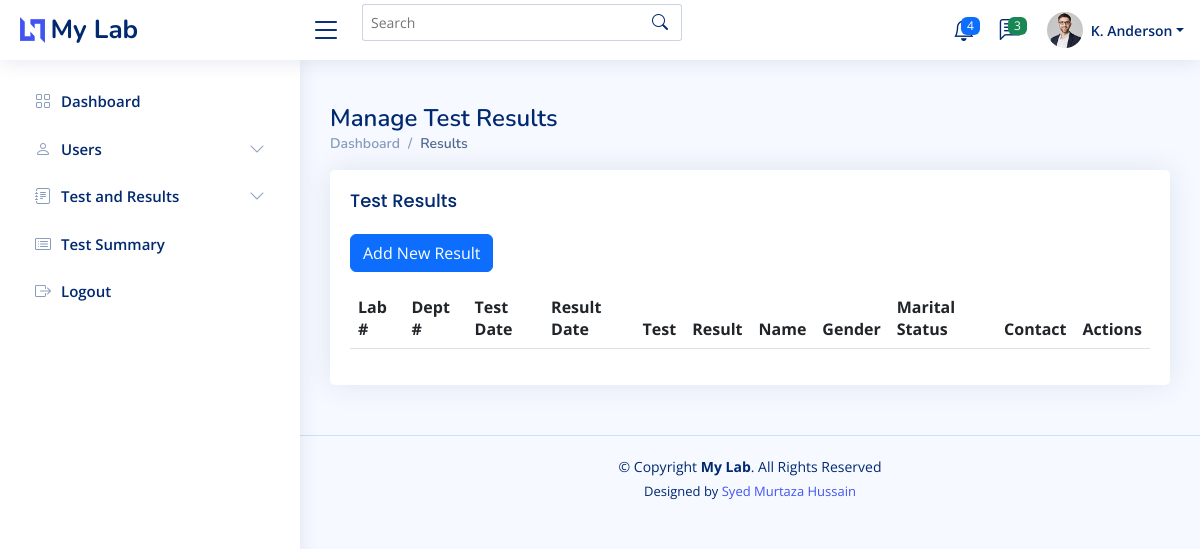
The page /results.php (signed in) on the database as committed earlier.
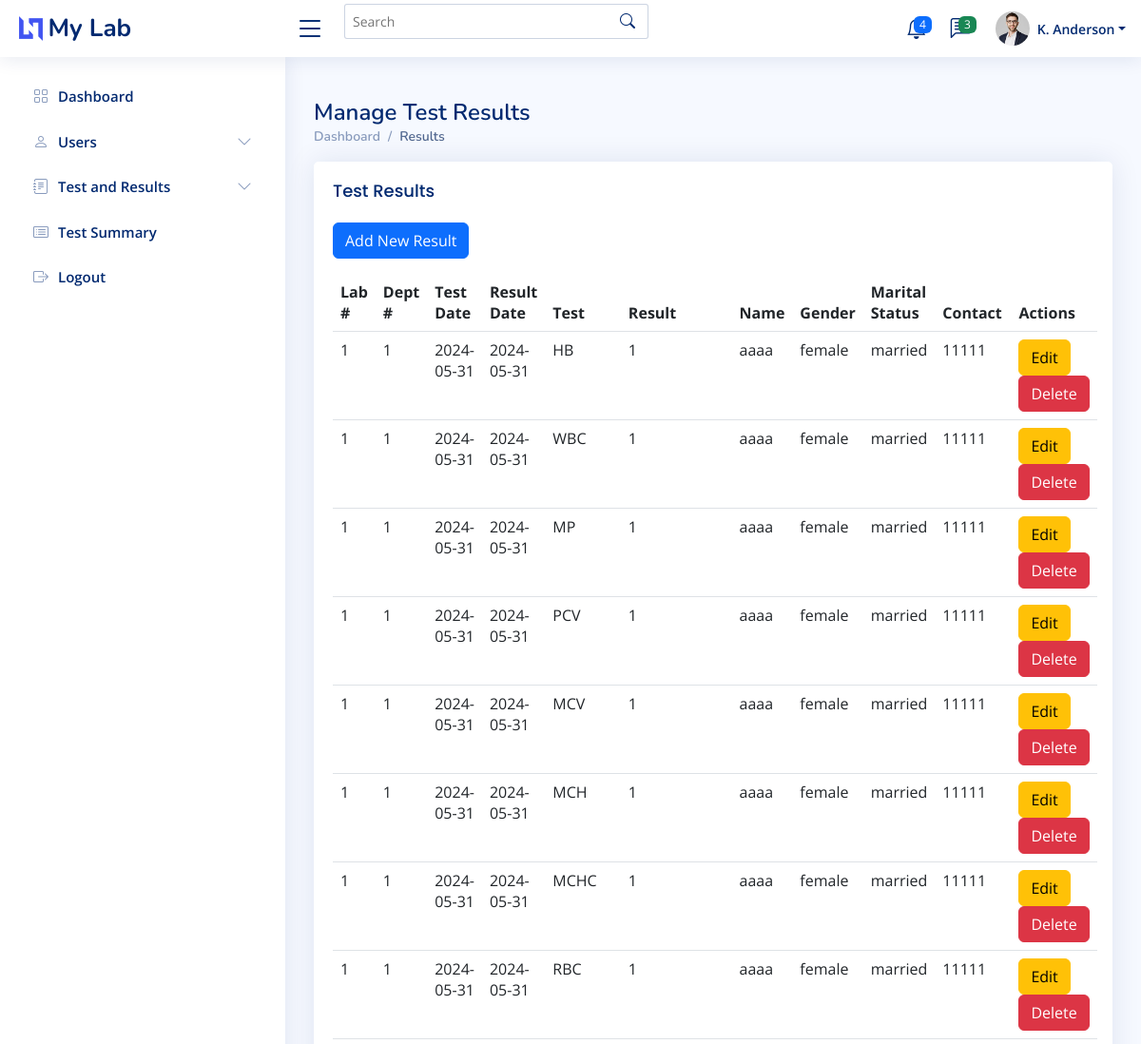
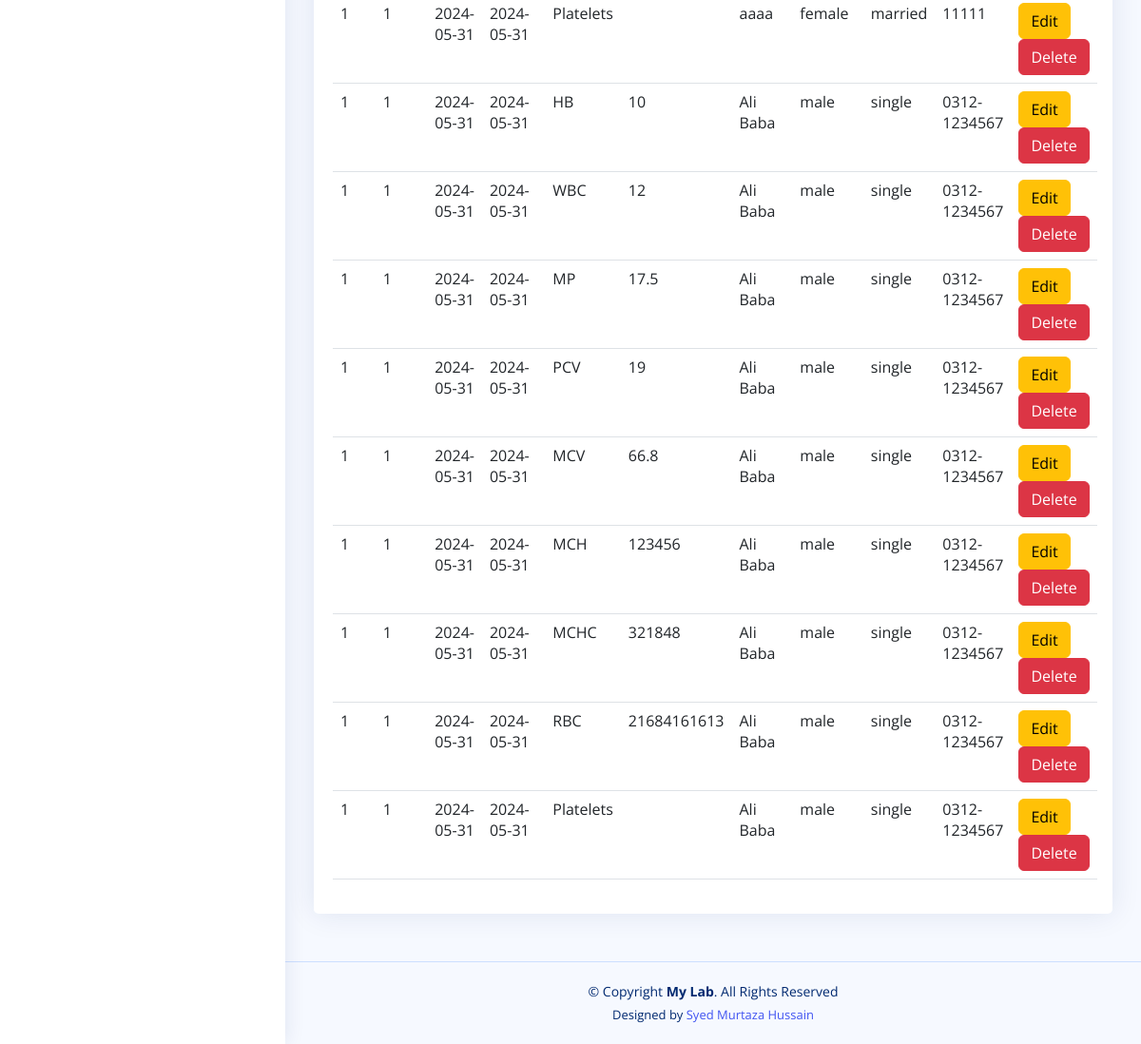
The same page on the database as committed later (2 pictures, top to bottom).
### tables this page shows
CREATE TABLE `persons` (
  `person_id` int(11) NOT NULL,
  `name` varchar(64) NOT NULL,
  `dob` date DEFAULT NULL,
  `age` decimal(10,0) NOT NULL,
  `contact` varchar(16) DEFAULT NULL,
  `gender_id` int(11) DEFAULT NULL,
  `ms_id` int(11) DEFAULT NULL,
  `role_id` int(11) DEFAULT NULL
);

CREATE TABLE `results` (
  `result_id` int(11) NOT NULL,
  `result_date` date DEFAULT NULL,
  `result_value` varchar(16) DEFAULT NULL,
  `test_id` int(11) DEFAULT NULL,
  `test_date` date DEFAULT NULL,
  `person_id` int(11) DEFAULT NULL,
  `lab_no` varchar(25) DEFAULT NULL,
  `dept_no` varchar(25) DEFAULT NULL,
  `ref_phy` varchar(25) DEFAULT NULL,
  `result_desc` text DEFAULT NULL
);

CREATE TABLE `tests` (
  `test_id` int(11) NOT NULL,
  `test_name` varchar(64) NOT NULL,
  `description` text DEFAULT NULL
);

CREATE TABLE `genders` (
  `gender_id` int(11) NOT NULL,
  `gender` varchar(16) NOT NULL
);

CREATE TABLE `maritial_statuses` (
  `ms_id` int(11) NOT NULL,
  `status` varchar(16) NOT NULL
);

### results.php (the view)
<?php
require('./include/header.php');
$sql_results = "SELECT * FROM `persons`
INNER JOIN `results` ON `persons`.person_id = `results`.person_id
INNER JOIN `tests` ON `tests`.test_id = `results`.test_id
LEFT JOIN `logins` ON `persons`.person_id = `logins`.person_id
LEFT JOIN `genders` ON `persons`.gender_id = `genders`.gender_id
LEFT JOIN `maritial_statuses` ON `persons`.ms_id = `maritial_statuses`.ms_id
";
$all_results = mysqli_query($conn, $sql_results);
?>
<main id="main" class="main">
    <div class="pagetitle">
        <h1>Manage Test Results</h1>
        <nav>
            <ol class="breadcrumb">
                <li class="breadcrumb-item"><a href="dashboard.php">Dashboard</a></li>
                <li class="breadcrumb-item active">Results</li>
            </ol>
        </nav>
    </div>
    <section class="section">
        <div class="row">
            <div class="col-lg-12">
                <div class="card">
                    <div class="card-body">
                        <h5 class="card-title">Test Results</h5>
                        <a href="addtestresult.php" class="btn btn-primary mb-3">Add New Result</a>
                        <table class="table">
                            <thead>
                                <tr>
                                    <th scope="col">Lab #</th>
                                    <th scope="col">Dept #</th>
                                    <th scope="col">Test Date</th>
                                    <th scope="col">Result Date</th>
                                    <th scope="col">Test</th>
                                    <th scope="col">Result</th>
                                    <th scope="col">Name</th>
                                    <th scope="col">Gender</th>
                                    <th scope="col">Marital Status</th>
                                    <th scope="col">Contact</th>
                                    <th scope="col">Actions</th>
                                </tr>
                            </thead>
                            <tbody>
                                <?php while ($result = mysqli_fetch_assoc($all_results)) { ?>
                                    <tr>
                                        <td><?php echo $result['lab_no']; ?></td>
                                        <td><?php echo $result['dept_no']; ?></td>
                                        <td><?php echo $result['test_date']; ?></td>
                                        <td><?php echo $result['result_date']; ?></td>
                                        <td><?php echo $result['test_name']; ?></td>
                                        <td><?php echo $result['result_value']; ?></td>
                                        <td><?php echo $result['name']; ?></td>
                                        <td><?php echo $result['gender']; ?></td>
                                        <td><?php echo $result['status']; ?></td>
                                        <td><?php echo $result['contact']; ?></td>
                                        <td>
                                            <a href="edittestresult.php?id=<?php echo $result['result_id']; ?>" class="btn btn-warning">Edit</a>
                                            <a href="deletetestresult.php?id=<?php echo $result['result_id']; ?>" class="btn btn-danger" onclick="return confirm('Are you sure you want to delete this record?')">Delete</a>
                                        </td>
                                    </tr>
                                <?php } ?>
                            </tbody>
                        </table>
                    </div>
                </div>
            </div>
        </div>
    </section>
</main>
<?php require('./include/footer.php'); ?>

### include/connection.php (shortened to what this page needs)
<?php
$database = "mylab_db";
echo "$database Connected successfully";
?>

### include/header.php (shortened to what this page needs)
<?php
require('./include/connection.php');
?>
<!DOCTYPE html>
<html lang="en">
<head>
  <link href="assets/vendor/bootstrap/css/bootstrap.min.css" rel="stylesheet">
  <link href="assets/vendor/bootstrap-icons/bootstrap-icons.css" rel="stylesheet">
  <link href="assets/vendor/boxicons/css/boxicons.min.css" rel="stylesheet">
  <link href="assets/vendor/quill/quill.snow.css" rel="stylesheet">
  <link href="assets/vendor/quill/quill.bubble.css" rel="stylesheet">
  <link href="assets/vendor/remixicon/remixicon.css" rel="stylesheet">
  <link href="assets/vendor/simple-datatables/style.css" rel="stylesheet">
  <link href="assets/css/style.css" rel="stylesheet">
</head>
<body>
  <header id="header" class="header fixed-top d-flex align-items-center">
    <div class="d-flex align-items-center justify-content-between">
      <a href="dashboard.php" class="logo d-flex align-items-center">
        <img src="assets/img/logo.png" alt="">
        <span class="d-none d-lg-block">My Lab</span>
      </a>
      <i class="bi bi-list toggle-sidebar-btn"></i>
    </div>
    <div class="search-bar">
      <form class="search-form d-flex align-items-center" method="POST" action="#">
        <input type="text" name="query" placeholder="Search" title="Enter search keyword">
        <button type="submit" title="Search"><i class="bi bi-search"></i></button>
      </form>
    </div>
    <nav class="header-nav ms-auto">
      <ul class="d-flex align-items-center">
        <li class="nav-item dropdown">
          <a class="nav-link nav-icon" href="#" data-bs-toggle="dropdown">
            <span class="badge bg-primary badge-number">4</span>
          </a>
        </li>
        <li class="nav-item dropdown">
          <a class="nav-link nav-icon" href="#" data-bs-toggle="dropdown">
            <span class="badge bg-success badge-number">3</span>
          </a>
        </li>
        <li class="nav-item dropdown pe-3">
          <a class="nav-link nav-profile d-flex align-items-center pe-0" href="#" data-bs-toggle="dropdown">
            <img src="assets/img/profile-img.jpg" alt="Profile" class="rounded-circle">
            <span class="d-none d-md-block dropdown-toggle ps-2">K. Anderson</span>
          </a>
        </li>
      </ul>
    </nav>
  </header>
  <aside id="sidebar" class="sidebar">
    <ul class="sidebar-nav" id="sidebar-nav">
      <li class="nav-item">
        <a class="nav-link collapsed" href="dashboard.php">
          <i class="bi bi-grid"></i>
          <span>Dashboard</span>
        </a>
      </li>
      <li class="nav-item">
        <a class="nav-link collapsed" data-bs-target="#users-nav" data-bs-toggle="collapse" href="#">
          <i class="bi bi-person"></i><span>Users</span><i class="bi bi-chevron-down ms-auto"></i>
        </a>
      </li>
      <li class="nav-item">
        <a class="nav-link collapsed" data-bs-target="#testresult-nav" data-bs-toggle="collapse" href="#">
          <i class="bi bi-journal-text"></i><span>Test and Results</span><i class="bi bi-chevron-down ms-auto"></i>
        </a>
      </li>
      <li class="nav-item">
        <a class="nav-link collapsed" href="test_summary.php">
          <i class="bi bi-card-list"></i>
          <span>Test Summary</span>
        </a>
      </li>
      <li class="nav-item">
        <a class="nav-link collapsed" href="signout.php">
          <i class="bi bi-box-arrow-right"></i>
          <span>Logout</span>
        </a>
      </li>
    </ul>
  </aside>

### include/footer.php (shortened to what this page needs)
<footer id="footer" class="footer">
    <div class="copyright">
      &copy; Copyright <strong><span>My Lab</span></strong>. All Rights Reserved
    </div>
    <div class="credits">
      Designed by <a href="#">Syed Murtaza Hussain</a>
    </div>
  </footer>
</body>
</html>

### assets/css/style.css (style rules this page uses)
:root { scroll-behavior: smooth; }
body { font-family: "Open Sans", sans-serif; background: #f6f9ff; color: #444444; }
a { color: #4154f1; text-decoration: none; }
h1, h2, h3, h4, h5, h6 { font-family: "Nunito", sans-serif; }
#main { margin-top: 60px; padding: 20px 30px; transition: all 0.3s; }
.pagetitle { margin-bottom: 10px; }
.pagetitle h1 { font-size: 24px; margin-bottom: 0; font-weight: 600; color: #012970; }
.card { margin-bottom: 30px; border: none; border-radius: 5px; box-shadow: 0px 0 30px rgba(1, 41, 112, 0.1); }
.card-title { padding: 20px 0 15px 0; font-size: 18px; font-weight: 500; color: #012970; font-family: "Poppins", sans-serif; }
.card-body { padding: 0 20px 20px 20px; }
.breadcrumb { font-size: 14px; font-family: "Nunito", sans-serif; color: #899bbd; font-weight: 600; }
.breadcrumb a { color: #899bbd; transition: 0.3s; }
.breadcrumb .breadcrumb-item::before { color: #899bbd; }
.breadcrumb .active { color: #51678f; font-weight: 600; }
.logo { line-height: 1; }
@media (min-width: 1200px) { .logo { width: 280px; } }
.logo img { max-height: 26px; margin-right: 6px; }
.logo span { font-size: 26px; font-weight: 700; color: #012970; font-family: "Nunito", sans-serif; }
.header { transition: all 0.5s; z-index: 997; height: 60px; box-shadow: 0px 2px 20px rgba(1, 41, 112, 0.1); background-color: #fff; padding-left: 20px; }
.header .toggle-sidebar-btn { font-size: 32px; padding-left: 10px; cursor: pointer; color: #012970; }
.header .search-bar { min-width: 360px; padding: 0 20px; }
.header .search-form { width: 100%; }
.header .search-form input { border: 0; font-size: 14px; color: #012970; border: 1px solid rgba(1, 41, 112, 0.2); padding: 7px 38px 7px 8px; border-radius: 3px; transition: 0.3s; width: 100%; }
.header .search-form button { border: 0; padding: 0; margin-left: -30px; background: none; }
.header .search-form button i { color: #012970; }
.header-nav ul { list-style: none; }
.header-nav>ul { margin: 0; padding: 0; }
.header-nav .nav-icon { font-size: 22px; color: #012970; margin-right: 25px; position: relative; }
.header-nav .nav-profile { color: #012970; }
.header-nav .nav-profile img { max-height: 36px; }
.header-nav .nav-profile span { font-size: 14px; font-weight: 600; }
.header-nav .badge-number { position: absolute; inset: -2px -5px auto auto; font-weight: normal; font-size: 12px; padding: 3px 6px; }
.sidebar { position: fixed; top: 60px; left: 0; bottom: 0; width: 300px; z-index: 996; transition: all 0.3s; padding: 20px; overflow-y: auto; scrollbar-width: thin; scrollbar-color: #aab7cf transparent; box-shadow: 0px 0px 20px rgba(1, 41, 112, 0.1); background-color: #fff; }
@media (min-width: 1200px) { #main, #footer { margin-left: 300px; } }
.sidebar-nav { padding: 0; margin: 0; list-style: none; }
.sidebar-nav li { padding: 0; margin: 0; list-style: none; }
.sidebar-nav .nav-item { margin-bottom: 5px; }
.sidebar-nav .nav-link { display: flex; align-items: center; font-size: 15px; font-weight: 600; color: #4154f1; transition: 0.3; background: #f6f9ff; padding: 10px 15px; border-radius: 4px; }
.sidebar-nav .nav-link i { font-size: 16px; margin-right: 10px; color: #4154f1; }
.sidebar-nav .nav-link.collapsed { color: #012970; background: #fff; }
.sidebar-nav .nav-link.collapsed i { color: #899bbd; }
.sidebar-nav .nav-link .bi-chevron-down { margin-right: 0; transition: transform 0.2s ease-in-out; }
.footer { padding: 20px 0; font-size: 14px; transition: all 0.3s; border-top: 1px solid #cddfff; }
.footer .copyright { text-align: center; color: #012970; }
.footer .credits { padding-top: 5px; text-align: center; font-size: 13px; color: #012970; }

Rows that differ between the two databases and show on the page:
added persons: results.lab_no "1", results.dept_no "1", results.test_date "2024-05-31", results.result_date "2024-05-31", tests.test_name "HB", results.result_value "1", name "aaaa", gender.gender "female", ms.status "married", contact "11111", tests.test_name "WBC", tests.test_name "MP", tests.test_name "PCV", tests.test_name "MCV", tests.test_name "MCH", tests.test_name "MCHC", tests.test_name "RBC", tests.test_name "Platelets"
added persons: results.lab_no "1", results.dept_no "1", results.test_date "2024-05-31", results.result_date "2024-05-31", tests.test_name "HB", results.result_value "10", name "Ali Baba", gender.gender "male", ms.status "single", contact "0312-1234567", tests.test_name "WBC", results.result_value "12", tests.test_name "MP", results.result_value "17.5", tests.test_name "PCV", results.result_value "19", tests.test_name "MCV", results.result_value "66.8", tests.test_name "MCH", results.result_value "123456", tests.test_name "MCHC", results.result_value "321848", tests.test_name "RBC", results.result_value "21684161613", tests.test_name "Platelets"
